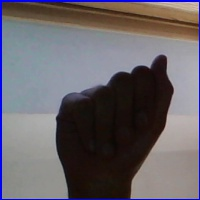
#> input picture images/asl_alphabet_train/A/A118.jpg, 200 x 200 px, given in place of A1.jpg, which was not available
$ python preprocessor.py   (older library calls are emulated)
#> lines starting #> are read from the running program, lines starting #| are printed output that depends on the picture; after the words box and inside, x2 and y2 are one past the last pixel; in counts of white or black regions, pixels touching at a corner belong together; pictures that were not available may be replaced by others from this repository, and a replacement may not be noted
### sobel_canny_detector.py
import cv2
import numpy as np

def remove_white_area(image):
  lab_image = cv2.cvtColor(image, cv2.COLOR_BGR2LAB)

  lower_threshold, upper_threshold = np.array([215]), np.array([255])
  white_mask = cv2.inRange(lab_image[:, :, 0], lower_threshold, upper_threshold)

  kernel = np.ones((5, 5), np.uint8)
  white_mask = cv2.morphologyEx(white_mask, cv2.MORPH_OPEN, kernel)

  inpainted_image = cv2.inpaint(image.astype(np.uint8), white_mask, inpaintRadius=5, flags=cv2.INPAINT_TELEA)
  return inpainted_image

def apply_sobel_canny_detection(image):
  image = remove_white_area(image)
  # Grayscale
  gray = cv2.cvtColor(image, cv2.COLOR_BGR2GRAY)
  # Reduce noise
  blurred = cv2.GaussianBlur(gray, (5, 5), 0)
  # Apply historgram equalization
  equalized = cv2.equalizeHist(blurred)
  # Sobel detection
  sobel_x = cv2.Sobel(equalized, cv2.CV_64F, 1, 0, ksize=3)
  sobel_y = cv2.Sobel(equalized, cv2.CV_64F, 0, 1, ksize=3)
  magnitude = np.sqrt(sobel_x ** 2 + sobel_y ** 2)
  sobel_result = (magnitude * 255 / magnitude.max()).astype(np.uint8)

  # Canny detection
  blurred = cv2.GaussianBlur(sobel_result, (3, 3), 0)
  combined_result = cv2.Canny(blurred, 100, 200)
  return sobel_result, combined_result

### preprocessor.py
import cv2
from sobel_canny_detector import *
import random

# Crop outline of image by padding size
def crop_image(image, padding=8):
  height, width, _ = image.shape
  crop_size = min(height - padding, width - padding)
  x = (width - crop_size) // 2
  y = (height - crop_size) // 2
  cropped = image[y:y + crop_size, x:x + crop_size]
  return cropped

# List up image set to be loaded
sign_types = ['A', 'B', 'C', 'D', 'del', 'E', 'F', 'G', 'H', 'I', 'J', 'K', 'L', 'M', 'N', 'nothing', 'O', 'P', 'Q', 'R', 'S', 'space', 'T', 'U', 'V', 'W', 'X', 'Y', 'Z']

# Preprocess all loaded images in list
print("Start Preprocessing...")
for sign_type in sign_types:
  for i in range(1, 3001):
    image = cv2.imread(f'./images/asl_alphabet_train/{sign_type}/{sign_type}{i}.jpg')
#> image is the input picture: shape (200, 200, 3); mean B, G, R 105.1, 99.6, 104.7
    cropped = crop_image(image)
#> in crop_image, `cropped = image[y:y + crop_size, x:x + crop_size]`:
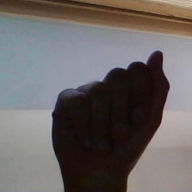
#> cropped: shape (192, 192, 3); mean B, G, R 100, 101.4, 106.6

    # Apply specific technique
    sobel, sobel_canny = apply_sobel_canny_detection(cropped)
#> in remove_white_area, `lab_image = cv2.cvtColor(image, cv2.COLOR_BGR2LAB)`: lab_image: shape (192, 192, 3); mean of channels 0, 1, 2 107.4, 130.3, 129.7
#> in remove_white_area, `white_mask = cv2.inRange(lab_image[:, :, 0], lower_threshold, upper_th..`: white_mask: shape (192, 192); every value is 0
#> in apply_sobel_canny_detection, `gray = cv2.cvtColor(image, cv2.COLOR_BGR2GRAY)`:
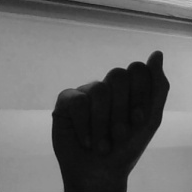
#> gray: shape (192, 192); min 8, max 195, mean 102.8
#> in apply_sobel_canny_detection, `equalized = cv2.equalizeHist(blurred)`:
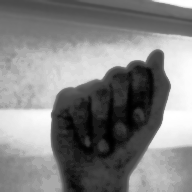
#> equalized: shape (192, 192); min 0, max 255, mean 129.9
#> in apply_sobel_canny_detection, `sobel_x = cv2.Sobel(equalized, cv2.CV_64F, 1, 0, ksize=3)`:
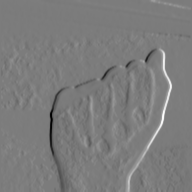
#> sobel_x: shape (192, 192) float64; min -578, max 610, mean 1.8; drawn with min black and max white
#> in apply_sobel_canny_detection, `sobel_y = cv2.Sobel(equalized, cv2.CV_64F, 0, 1, ksize=3)`:
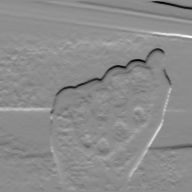
#> sobel_y: shape (192, 192) float64; min -493, max 402, mean -0.2; drawn with min black and max white
#> in apply_sobel_canny_detection, `blurred = cv2.GaussianBlur(sobel_result, (3, 3), 0)`:
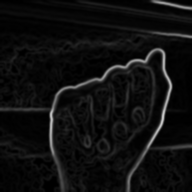
#> blurred: shape (192, 192); min 0, max 201, mean 14.9
#> in apply_sobel_canny_detection, `combined_result = cv2.Canny(blurred, 100, 200)`:
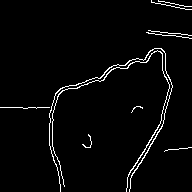
#> combined_result: shape (192, 192); 3% white in thin lines or dots
#> (the run stopped early here; a loop or call above may not have finished)

$ run again, on images/asl_alphabet_train/B/B1577.jpg
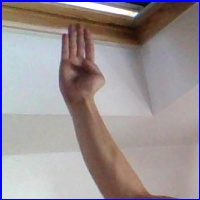
#> input picture images/asl_alphabet_train/B/B1577.jpg, 200 x 200 px, given in place of A1.jpg, which was not available
#> image is the input picture: shape (200, 200, 3); mean B, G, R 149.6, 146.4, 155.6
#> lab_image: shape (192, 192, 3); mean of channels 0, 1, 2 159.7, 131.5, 131.8
#> in remove_white_area, `white_mask = cv2.inRange(lab_image[:, :, 0], lower_threshold, upper_th..`:
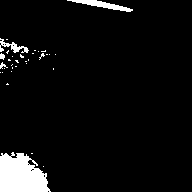
#> white_mask: shape (192, 192); 5.7% white; 33 white regions (28 under 20 px), largest, box (x1, y1, x2, y2) and area: (0, 152, 51, 192) 1531, (67, 0, 133, 12) 284, (0, 38, 29, 53) 156, (0, 53, 5, 60) 25, (0, 62, 8, 69) 24
#> in apply_sobel_canny_detection, `combined_result = cv2.Canny(blurred, 100, 200)`:
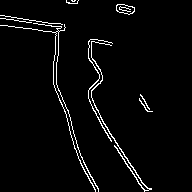
#> combined_result: shape (192, 192); 3.3% white in thin lines or dots, all inside (x1, y1, x2, y2) = (0, 0, 153, 192)

$ run again, on images/asl_alphabet_train/B/B1678.jpg
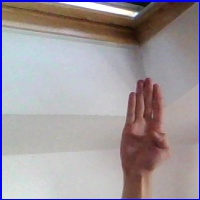
#> input picture images/asl_alphabet_train/B/B1678.jpg, 200 x 200 px, given in place of A1.jpg, which was not available
#> image is the input picture: shape (200, 200, 3); mean B, G, R 158, 153.1, 161.1
#> lab_image: shape (192, 192, 3); mean of channels 0, 1, 2 166.2, 131.4, 130.7
#> in remove_white_area, `white_mask = cv2.inRange(lab_image[:, :, 0], lower_threshold, upper_th..`:
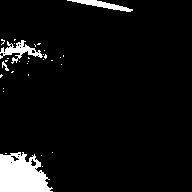
#> white_mask: shape (192, 192); 6.3% white; 32 white regions (28 under 20 px), largest, box (x1, y1, x2, y2) and area: (0, 152, 53, 192) 1565, (0, 40, 43, 64) 362, (67, 0, 133, 12) 283, (2, 61, 9, 71) 29
#> in apply_sobel_canny_detection, `combined_result = cv2.Canny(blurred, 100, 200)`:
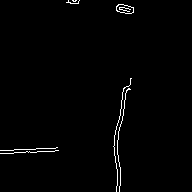
#> combined_result: shape (192, 192); 1.2% white in thin lines or dots, all inside (x1, y1, x2, y2) = (0, 0, 134, 192)

$ run again, on images/asl_alphabet_train/C/C1002.jpg
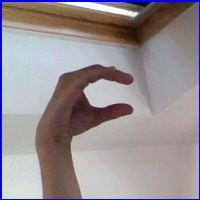
#> input picture images/asl_alphabet_train/C/C1002.jpg, 200 x 200 px, given in place of A1.jpg, which was not available
#> image is the input picture: shape (200, 200, 3); mean B, G, R 147.5, 143.2, 151.8
#> lab_image: shape (192, 192, 3); mean of channels 0, 1, 2 155.9, 131.5, 131.2
#> in apply_sobel_canny_detection, `combined_result = cv2.Canny(blurred, 100, 200)`:
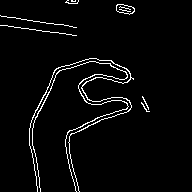
#> combined_result: shape (192, 192); 3.5% white in thin lines or dots, all inside (x1, y1, x2, y2) = (0, 0, 150, 192)
